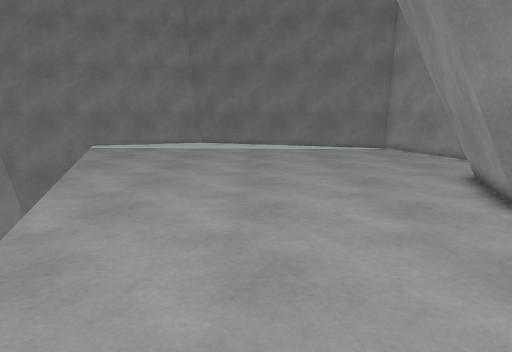
View 1 (above)

15 first-person views from a walk through a 3-D level made in the Unity game engine. The camera is 1.3 m above the floor, tilts 10° down and sees 70° across. The floor is counted in squares, 0.5 m on a side. Each view is taken from the middle of a square. On the plan, view 1 faces up. The plan holds only what a view shows up to about 20 squares ahead; the rest is blank. The place goes on beyond the plan. Some animated figures are not drawn.

View 2
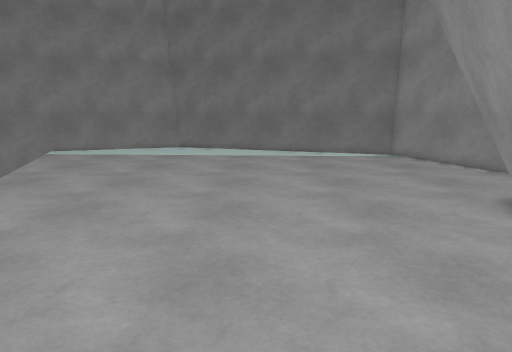

View 3
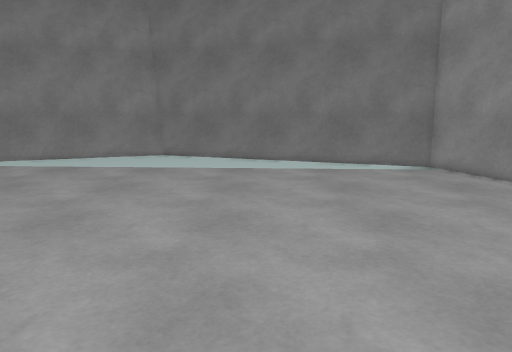

View 4
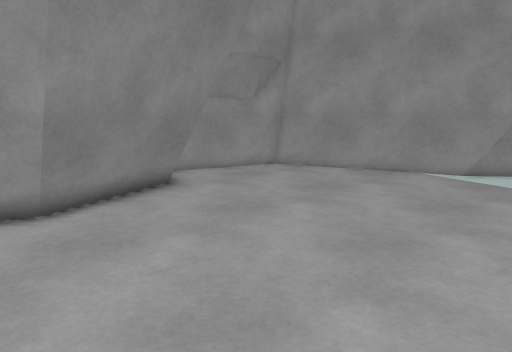

View 5
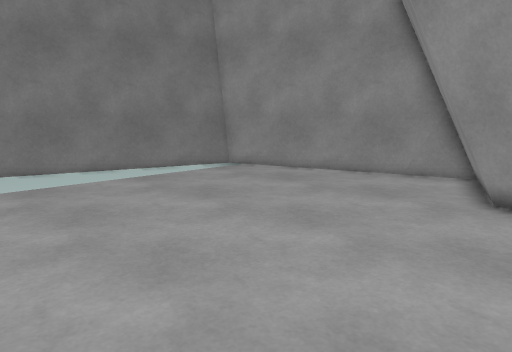

View 6
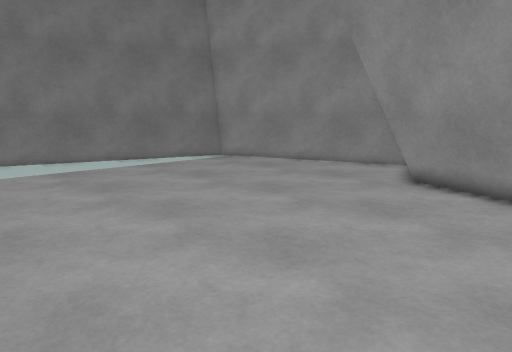

View 7
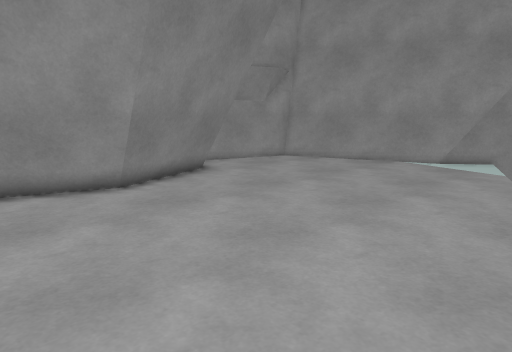

View 8
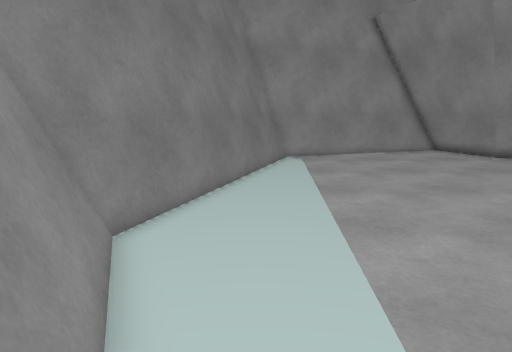

View 9
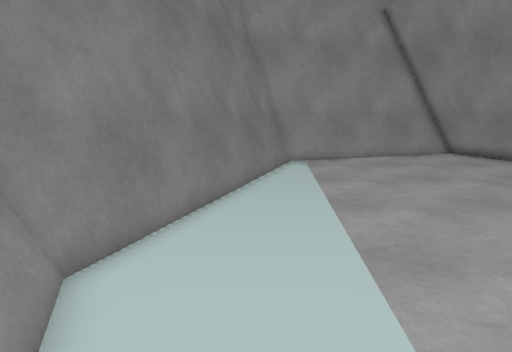

View 10
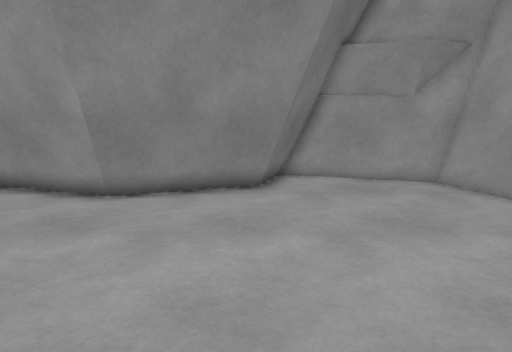

View 11
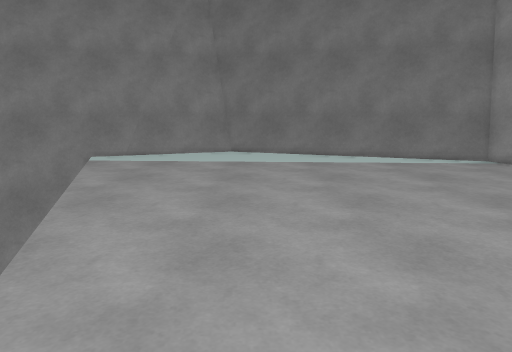

View 12
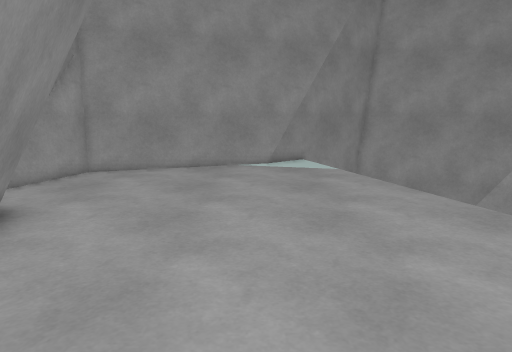

View 13
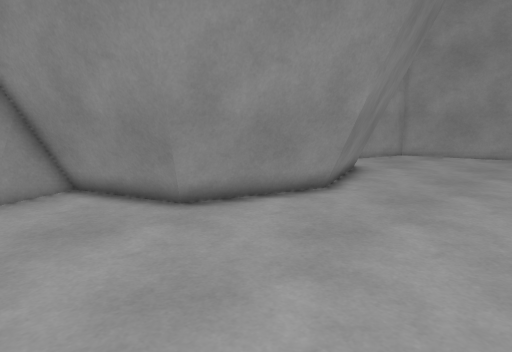

View 14
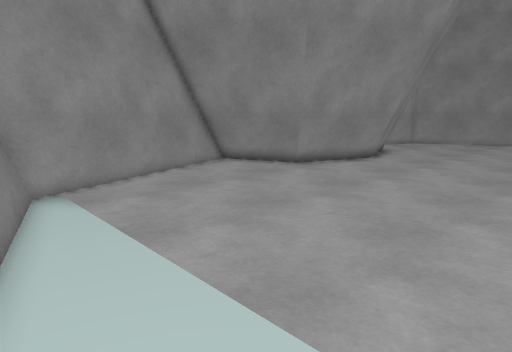

View 15
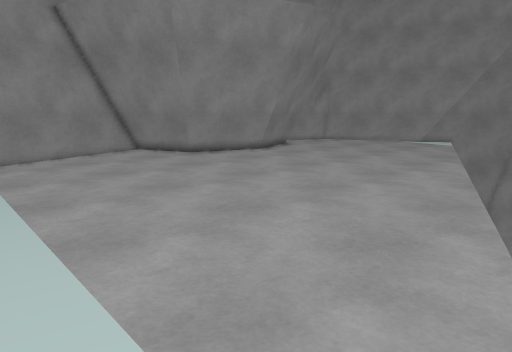

### Floor plan
Key: @ floor where view 1 was taken; # wall or solid block; . floor; = window, fence, low wall or low ledge.
Columns run from 13 left of view 1 to 13 right of it. Each row starts with its distance up from view 1.
 32       ######
 31      ##=#=###
 30    ####....#####
 29 ##= ..........#####
 28  ................####
 27   .................#####
 26   ....................##
 25   .....................##
 24    ....................##
 23    .....................#
 22    .....................##
 21     ....................##
 20     .....................#
 19     .....................##
 18      ....................=#
 17      ...................###
 16      ................#####
 15       ..............###
 14       ..............##
 13        .............#
 12        ............##
 11        ............##
 10         ...........#
  9         ...........#
  8         ...........##
  7          ..........##
  6          ...........#
  5          ...........##
  4           ..........###
  3           ...........####
  2           ..............#
  1            ............=#
  0            ..@.........##
 -1            ............##
 -2             .........###
 -3             ......#=###
 -4             ...#=#####
 -5              .#####
 -6             ####

Where each view was taken, in squares from view 1:
view 1: 0 up, 0 right, facing up
view 2: 4 up, 1 right, facing up
view 3: 9 up, 1 right, facing up
view 4: 12 up, 3 left, facing down-right
view 5: 12 up, 3 left, facing up-right
view 6: 9 up, 5 left, facing up-right
view 7: 15 up, 5 left, facing down-right
view 8: 28 up, 12 left, facing right
view 9: 28 up, 10 left, facing right
view 10: 5 up, 4 left, facing right
view 11: 7 up, 3 left, facing up
view 12: 14 up, 2 right, facing down
view 13: 20 up, 0 right, facing down-right
view 14: 29 up, 3 left, facing down-right
view 15: 28 up, 11 left, facing down-right
